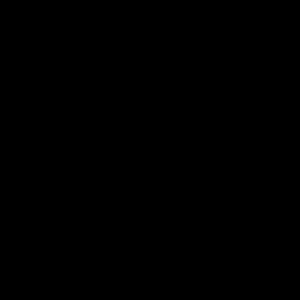
Frame 1 (no input)
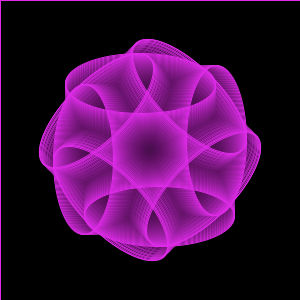
Frame 60 (the mouse pressed at the canvas centre just before this capture)
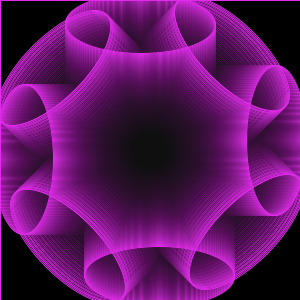
Frame 120 (the mouse held since frame 60 and released just before this capture)

The Processing sketch that drew these frames (run headless with seeded random() and noise(); from frame 60 on, the mouse is pressed at the canvas centre):

// Processing sketch: processing_70105
// ── processing_70105.pde

int change = 1;
int x = 5;

void setup()
{
  size(300,300);
  noFill();
  background(0,0,0);
  smooth();
}

void draw()
{
  
//ellipses rotated (neon purple color)
  fill(0,0,0,8);
  rect(0,0,300,300);
  noFill();
  translate(150,150);
  rotate(PI/4);
  ellipse(10,x,150,60);
  rotate(PI/4);
  ellipse(10,x,150,60);
  rotate(PI/4);
  ellipse(10,x,150,60);
  rotate(PI/4);
  ellipse(10,x,150,60);
  rotate(PI/4);
  ellipse(10,x,150,60);
  rotate(PI/4);
  ellipse(10,x,150,60);
  rotate(PI/4);
  ellipse(10,x,150,60);
  rotate(PI/4);
  ellipse(10,x,150,60);
  x = x + change;

//ellipses moving in; changes to turquoise
  if (x > 200)
  {
    change = change - 1 ;
    stroke(60,233,247);
  }
  
// ellipses changes to neon purple
  if (x < 10)
  {
    x = x + 1;
    stroke(224,43,234);
  } 
}
